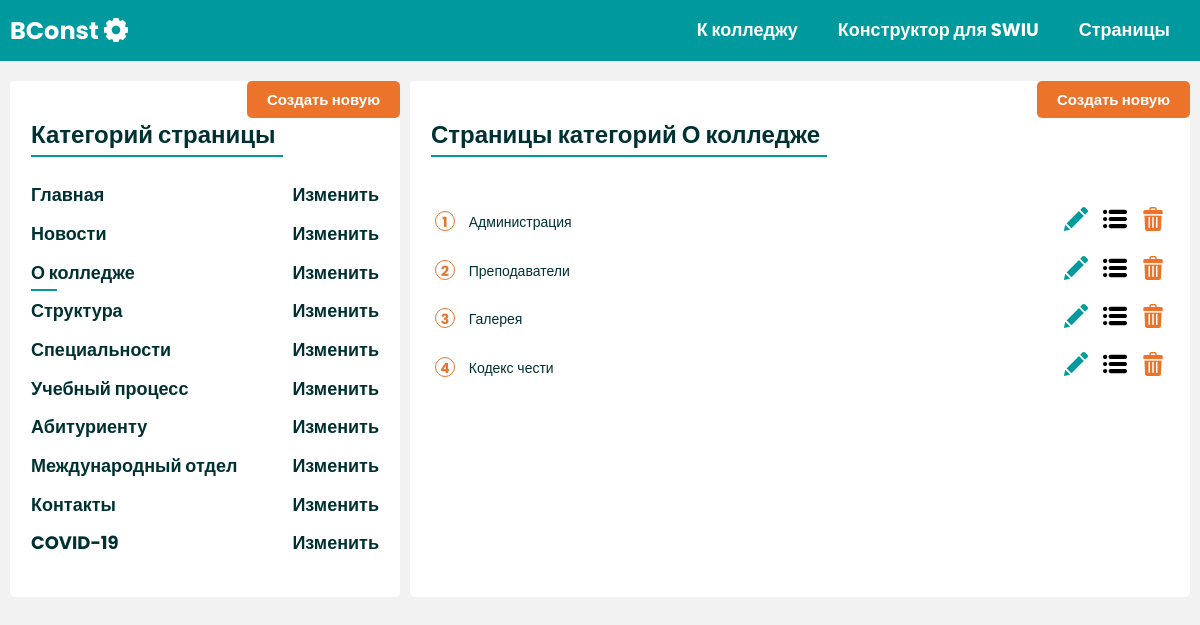
Screenshot of /page-const/list-view/3/ with the database file from the repository.
### page/models.py (models this page shows, shortened)
class PageCategory(models.Model):
    name = models.CharField('НАзвани катоегрий',max_length=255)
    linkto = models.CharField('Ссылка на чего либо',default=0,max_length=255,blank=True,null=True)
    order = models.IntegerField('Филтрация',default=0)
    class Meta:
        verbose_name = "Категория Страницы"
        verbose_name_plural = "Категорий Страницы"

class Page(models.Model):
    order = models.IntegerField('Филтрация',default=0)
    title = models.CharField('Название страницы',max_length=255)
    url = models.CharField('Ссылка НУЖНО ИМЯ',max_length=255)
    slug = models.SlugField('slug это обычный слаг',null=True,blank=True)
    link = models.CharField('Ссылку на сайт',null=True,blank=True,default=None,max_length=255)
    category = models.ForeignKey(PageCategory,related_name='page',on_delete=models.CASCADE)
    class Meta:
        verbose_name = "Страница"
        verbose_name_plural = "Страницы"

### page/views.py (the view)
# urls.py: path('list-view/<int:pk>/',PageListView.as_view(),name="pageListView"),
class PageListView(ListView):
    model = Page
    context_object_name = 'pages'
    template_name = 'page/page_list.html'
    def get_queryset(self):
        return Page.objects.filter(category_id=self.kwargs['pk']).order_by('order')
    def get_context_data(self, *, object_list=None, **kwargs):
        context = super().get_context_data(**kwargs)
        id = self.kwargs['pk']
        context['category'] = PageCategory.objects.get(id=id)
        context['categories'] = PageCategory.objects.all()
        return context

### page/templates/page/page_list.html (shortened to what this page needs)
{% extends 'layouts/apppage.html' %}
{% load static %}
{% block content %}
    <section class="main">
        <div class="container">
            <div class="main-grid">
                <div class="sidebar">
                    <h2 class="lined-title">Категорий страницы <span class="btn-create"><a href="{% url 'PageCategoryCreateView' %}">Создать новую</a></span></h2>
                    <ul class="sidebar__nav">
                        {% for category in categories %}
                        {% url 'pageListView' category.id as urltolist %}
                        <li class="sidebar__nav-item"><a class="sidebar__nav-link {% if request.path == urltolist %}active {% endif %}" href="{{urltolist}}">{{category.name}}</a> <a class="sidebar__nav-link" href="{% url 'PageCategoryUpdateView' category.id %}"> Изменить </a></li>
                        {% endfor %}
                    </ul>
                </div>
                <div class="page-detail">
                    <h2 class="lined-title">Страницы категорий <span>{{category.name}}</span> <span class="btn-create"><a href="{% url 'PageCreateView' %}">Создать новую</a></span></h2>
                    <div class="pagelist" id="page-group">
                        {% for page in pages %}
                        <div class="pagelist__item" data-pk="{{page.id}}">
                            <div>
                                <h3 class="pagelist__title"><span class="pagelist__i">{{page.id}}</span> <a href="{% url 'pageDetailView' page.id %}">{{ page.title }}</a> </h3>
                            </div>
                            <div>
                                <a href="{% url 'PageUpdateView' page.id %}" class="pagelist__icon"><img width="24px" src="{% static 'page/img/edit.png' %}" alt=""></a>
                                <span class="pagelist__icon"><img width="24px" src="{% static 'page/img/menu.svg' %}" alt=""></span>
                                <a href="{% url 'PageDeleteView' page.category.id page.id  %}" class="pagelist__icon"><img width="24px" src="{% static 'page/img/trash.png' %}" alt=""></a>
                            </div>
                        </div>
                        {% endfor %}
                    </div>
                </div>
            </div>
        </div>
    </section>
{% endblock %}

### page/static/page/css/style.css (style rules this page uses)
* { margin: 0; padding: 0; font-family: "Poppins", sans-serif; box-sizing: border-box; }
.page-detail { position: relative; }
.btn-create { position: absolute; font-size: 1.5rem; background-color: #EB742A; padding: 1rem 2rem; color: white; border-radius: 5px; right: 0; top: 0; }
.btn-create a { color: white; text-decoration: none; }
.lined-title { font-size: 2.4rem; padding: 0.7rem 0.7rem 0.7rem 0rem; border-bottom: 2px solid #009A9E; color: #003132; font-weight: 700; display: inline-block; }
.sidebar { background-color: #ffffff; padding: 3.3rem 2.1rem; border-radius: 0.5rem; position: relative; }
.sidebar__nav { list-style: none; margin-top: 2rem; }
.sidebar__nav-item { display: flex; justify-content: space-between; align-items: center; }
.sidebar__nav-link { padding: 0.8rem 0rem; text-decoration: none; display: block; font-size: 1.8rem; font-weight: 700; color: #003132; border-bottom: 0.2rem solid #ffffff; position: relative; }
.sidebar__nav-link.active::after { position: absolute; width: 25%; height: 2px; content: ""; background-color: #009A9E; bottom: 0; left: 0; }
.page-detail { background-color: #ffffff; padding: 3.3rem 2.1rem; border-radius: 0.5rem; }
.pagelist { margin-top: 4rem; }
.pagelist__item { display: flex; padding: 1rem 0.4rem; align-items: center; justify-content: space-between; cursor: pointer; }
.pagelist__item a { text-decoration: none; color: inherit; }
.pagelist__i { color: #EB742A; font-size: 1.4rem; position: relative; text-align: center; font-weight: 700; width: 2rem; height: 2rem; line-height: 2rem; text-align: center; border: 1px solid #EB742A; display: inline-block; border-radius: 50%; margin-right: 1rem; }
.pagelist__title { font-weight: 400; font-size: 1.4rem; color: #003132; }
.pagelist__icon { display: inline-block; margin-left: 1rem; }
.main { background-color: #f2f2f2; padding-top: 2rem; min-height: 101vh; }
.main-grid { display: grid; grid-template-columns: 2fr 4fr; grid-gap: 1rem; }
html { line-height: 1.15; -webkit-text-size-adjust: 100%; }
body { margin: 0; }
a { background-color: transparent; }
img { border-style: none; }
html { font-size: 62.5%; }
body { font-size: 1.6rem; }
.container { margin: 0 auto; max-width: 118rem; }

### rows the page displays
PageCategory: name "Главная"
PageCategory: name "Новости"
PageCategory: name "О колледже"
PageCategory: name "Структура"
PageCategory: name "Специальности"
PageCategory: name "Учебный процесс"
PageCategory: name "Абитуриенту"
PageCategory: name "Международный отдел"
PageCategory: name "Контакты"
PageCategory: name "COVID-19"
Page: id "1", title "Администрация"
Page: id "2", title "Преподаватели"
Page: id "3", title "Галерея"
Page: id "4", title "Кодекс чести"
